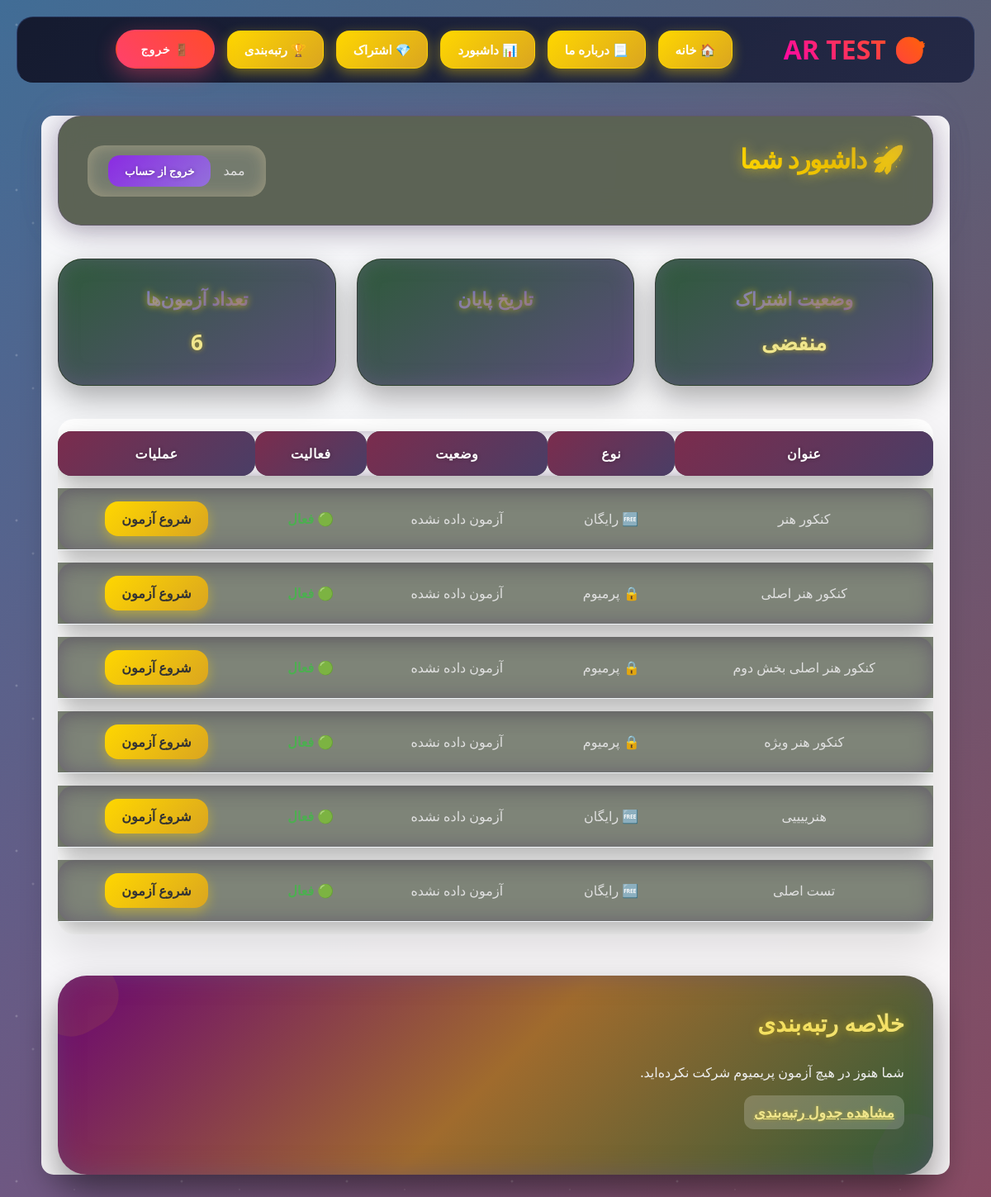
Page /accounts/dashboard/ (signed in) on the committed database.
### accounts/models.py (models this page shows, shortened)
class Subscription(models.Model):
    STATUS_CHOICES = [  # اضافه: choices برای status
        ('ندارد', 'ندارد'),
        ('فعال', 'فعال'),
        ('منقضی', 'منقضی'),
    ]
    user = models.OneToOneField(User, on_delete=models.CASCADE, related_name='subscription')  # تغییر کوچک: related_name اضافه برای دسترسی آسان (user.subscription)
    plan = models.ForeignKey(Plan, on_delete=models.SET_NULL, null=True, blank=True, verbose_name="پلن خریداری شده")
    is_active = models.BooleanField(default=False, verbose_name="فعال است؟")
    start_date = models.DateTimeField(null=True, blank=True, verbose_name="تاریخ شروع")
    end_date = models.DateTimeField(null=True, blank=True, verbose_name="تاریخ انقضا")
    authority = models.CharField(max_length=100, blank=True, null=True, verbose_name="شناسه Authority زرین‌پال")
    ref_id = models.CharField(max_length=100, blank=True, null=True, verbose_name="شناسه پیگیری زرین‌پال (Ref ID)")
    status = models.CharField(max_length=10, choices=STATUS_CHOICES, default='ندارد', verbose_name="وضعیت اشتراک")
    def check_status(self):
            now = timezone.now()
            status_changed = False
            if self.end_date and now > self.end_date:
                if self.status != 'منقضی':
                    self.is_active = False
                    self.status = 'منقضی'
                    status_changed = True
            elif self.end_date and now <= self.end_date:
                if self.status != 'فعال':
                    self.is_active = True
                    self.status = 'فعال'
                    status_changed = True
            else: # No end_date or not set yet
                if self.status != 'ندارد':
                    self.is_active = False
                    self.status = 'ندارد'
                    status_changed = True
            return status_changed
    class Meta:
        verbose_name = "اشتراک کاربر"
        verbose_name_plural = "اشتراک‌های کاربران"

### quizzes/models.py (models this page shows, shortened)
class Quiz(models.Model):
    title = models.CharField(max_length=200, verbose_name="عنوان آزمون")
    description = models.TextField(verbose_name="توضیحات آزمون", blank=True, null=True)
    is_premium = models.BooleanField(default=False, verbose_name="آزمون ویژه است؟")
    duration_minutes = models.PositiveIntegerField(default=30)
    is_active = models.BooleanField(default=True, verbose_name="آزمون فعال باشد؟")
    created_at = models.DateTimeField(default=timezone.now, verbose_name="تاریخ ایجاد")
    class Meta:
        verbose_name = "آزمون"
        verbose_name_plural = "آزمون‌ها"

### accounts/views.py (the view, shortened to what this page needs)
# urls.py: path('dashboard/', dashboard_view, name='dashboard'),
@login_required
def dashboard_view(request):
    welcome_message = None
    subscription = getattr(request.user, 'subscription', None)
    subscription_status = "اشتراک ندارید"
    subscription_end = None
    if subscription:
        subscription.check_status()
        subscription_status = subscription.status if hasattr(subscription, 'status') else "-"
        if hasattr(subscription, 'end_date') and subscription.end_date:
            subscription_end = subscription.end_date
        else:
            subscription_end = None
    user_rank_data = get_user_rank(request.user)
    quizzes = Quiz.objects.prefetch_related('questions').select_related()
    attempts = {a.quiz_id: a for a in QuizAttempt.objects.filter(user=request.user, is_completed=True)}
    quiz_results = []
    for quiz in quizzes:
        attempt = attempts.get(quiz.id)
        total = quiz.questions.count()
        correct = attempt.answers.filter(selected_choice__is_correct=True).count() if attempt else 0
        percent = round((correct / total * 100), 2) if total else 0
        quiz_results.append({
            'quiz': quiz,
            'correct_answers': correct,
            'total_questions': total,
            'percentage': percent,
            'status': f"{'گذرانده شده' if attempt else 'آزمون داده نشده'}",
            'attempted': bool(attempt),
            'is_active': quiz.is_active
        })
    subscription_end_persian = persian_date(subscription_end)
    return render(request, 'accounts/dashboard.html', {
        'welcome_message': welcome_message,
        'subscription_status': subscription_status,
        'subscription_end': subscription_end,
        'quiz_results': quiz_results,
        'user_rank': user_rank_data,
        'subscription_end_persian': subscription_end_persian,
    })

### accounts/utils.py (called while the page is built, shortened)
def get_user_rank(user):
    leaderboard_data = QuizAttempt.objects.filter(
        is_completed=True,
        quiz__is_premium=True,
        quiz__is_active=True,
    ).values(
        'user_id'
    ).annotate(
        total_score=Sum('score'),
        quizzes_taken=Count('id')
    ).order_by('-total_score')
    rank = 0
    last_score = None
    for entry in leaderboard_data:
        score = entry['total_score']
        if score != last_score:
            rank += 1
        last_score = score
    return None  # 🔥 بدون تغییر

def persian_date(dt):
    if not dt:
        return "-"
    jdate = jdatetime.fromgregorian(datetime=dt)
    return jdate.strftime("%Y/%m/%d")

### accounts/templates/accounts/dashboard.html (shortened to what this page needs)
{% extends 'base.html' %}
{% block content %}
<div class="dashboard-container">
    <div class="dashboard-header">
        <h2> 🚀 داشبورد شما</h2>
        <div class="user-box">
            {{ request.user.username  }}
            <form action="{% url 'accounts:logout' %}" method="post" style="margin:0;">
                <button type="submit" class="logout-btn">خروج از حساب</button>
            </form>
        </div>
    </div>
    <div class="stats">
        <div class="stat-card">
            <h3>وضعیت اشتراک</h3>
            <p>{{ subscription_status }}</p>
        </div>
    <div class="stat-card">
        <h3>تاریخ پایان</h3>
    </div>
        <div class="stat-card">
            <h3>تعداد آزمون‌ها</h3>
            <p>{{ quiz_results|length }}</p>
        </div>
    </div>
<table>
    <tr>
        <th>عنوان</th>
        <th>نوع</th>
        <th>وضعیت</th>
        <th>فعالیت</th>
        <th>عملیات</th>
    </tr>
    {% for result in quiz_results %}
    <tr>
        <td>{{ result.quiz.title }}</td>
        <td>
            {% if result.quiz.is_premium %}
                🔒 پرمیوم
            {% else %}
                🆓 رایگان
            {% endif %}
        </td>
        <td>{{ result.status }}</td>
        <td>
            {% if result.quiz.is_active %}
                <span class="status-active">🟢 فعال</span>
            {% else %}
                <span class="status-inactive">🔴 غیرفعال</span>
            {% endif %}
        </td>
        <td>
            {% if result.quiz.is_premium and result.attempted %}
                <span class="start-quiz-btn disabled-btn">انجام شده</span>
            {% elif not result.quiz.is_active %}
                <span class="start-quiz-btn disabled-btn">غیرفعال</span>
            {% else %}
                <a href="{% url 'quiz_list' %}" class="start-quiz-btn">
                    شروع آزمون
                </a>
            {% endif %}
        </td>
    </tr>
    {% endfor %}
</table>
 {% if user_rank %}
<div class="ranking-summary-card">
    <div class="card-header">
        <i class="fas fa-trophy icon-gradient"></i>
        <h3> رتبه شما در جدول 🏆 </h3>
    </div>
    <div class="card-body">
        <p>
            رتبه شما :
            <span class="user-rank">{{ user_rank.rank }}</span>
        </p>
        <p>مجموع امتیازات:
            <strong class="user-rank">{{ user_rank.total_score|floatformat:2 }}</strong>
        </p>
        <p>میانگین نمره:
            <strong class="user-rank">{{ user_rank.average }}%</strong>
        </p>
        <p>تعداد آزمون‌های شرکت‌کرده:
            <strong class="user-rank">{{ user_rank.quizzes_taken }}</strong>
        </p>
        {% if top_user %}
        <div class="top-contributor">
            <span class="contributor-name">{{ top_user.username }}</span>
            <span class="contributor-score">{{ top_user.total_score }}</span>
        </div>
        {% endif %}
        <a href="{% url 'accounts:leaderboard' %}" class="user-rank">
            مشاهده کل جدول رتبه‌بندی
            <i class="fas fa-arrow-left"></i>
        </a>
    </div>
</div>
{% else %}
<div class="ranking-summary-card">
    <div class="card-header">
        <h3>خلاصه رتبه‌بندی</h3>
    </div>
    <div class="card-body">
        <p>شما هنوز در هیچ آزمون پریمیوم شرکت نکرده‌اید.</p>
        <a href="{% url 'accounts:leaderboard' %}" class="user-rank">
            مشاهده جدول رتبه‌بندی
        </a>
    </div>
</div>
{% endif %}
{% endblock %}

### static/css/about-page.css (style rules this page uses)
body { background: radial-gradient(circle at 20% 80%, rgba(120,119,198,0.3) 0%, transparent 50%), radial-gradient(circle at 80% 20%, rgba(255,119,198,0.3) 0%, transparent 50%), radial-gradient(circle at 40% 40%, rgba(120,219,255,0.3) 0%, transparent 50%), linear-gradient(135deg, #667eea 0%, #764ba2 25%, #f093fb 50%, #f5576c 75%, #4facfe 100%); background-size: 800% 800%, 400% 400%, 600% 600%, 600% 600%; animation: gradientFlow 18s ease infinite; min-height: 100vh; font-family: 'Vazir', -apple-system, BlinkMacSystemFont, sans-serif; overflow-x: hidden; }
body::before { content: ''; position: fixed; top: 0; left: 0; width: 100%; height: 100%; background-image: radial-gradient(1.5px 1.5px at 30px 40px, #fff, transparent), radial-gradient(1px 1px at 80px 70px, rgba(255,255,255,0.8), transparent), radial-gradient(0.8px 0.8px at 120px 30px, #fff, transparent); background-repeat: repeat; background-size: 250px 250px; animation: starsDrift 25s linear infinite; pointer-events: none; z-index: -1; opacity: 0.4; }

### static/css/home-page.css (style rules this page uses)
* { margin: 0; padding: 0; box-sizing: border-box; }
body { font-family: 'Vazir', -apple-system, BlinkMacSystemFont, 'Segoe UI', Roboto, sans-serif; line-height: 1.6; color: #333; overflow-x: hidden; }
body::before { content: ''; position: fixed; top: 0; left: 0; width: 100%; height: 100%; background: linear-gradient(-45deg, #667eea 0%, #764ba2 25%, #f093fb 50%, #f5576c 75%, #4facfe 100%); background-size: 400% 400%; animation: gradientShift 15s ease infinite; z-index: -2; }
body::after { content: ''; position: fixed; top: 0; left: 0; width: 100%; height: 100%; background-image: radial-gradient(2px 2px at 20px 30px, #fff, transparent), radial-gradient(2px 2px at 40px 70px, rgba(255,255,255,0.8), transparent), radial-gradient(1px 1px at 90px 40px, #fff, transparent); background-repeat: repeat; background-size: 200px 200px; animation: starsFloat 20s linear infinite; z-index: -1; opacity: 0.3; }

### static/css/quiz-list.css (style rules this page uses)
:root { --primary-gradient: linear-gradient(135deg, #4f46e5 0%, #7c3aed 50%, #ec4899 100%); --free-gradient: linear-gradient(135deg, #10b981, #059669); --premium-gradient: linear-gradient(135deg, #f59e0b, #d97706); }
* { box-sizing: border-box; }
body { font-family: 'Vazir', Tahoma, sans-serif; direction: rtl; background: #f8fafc; }
.dashboard-container { max-width: 1200px; margin: 20px auto; padding: 20px; background: rgba(255,255,255,0.95); border-radius: 15px; box-shadow: 0 10px 30px rgba(0,0,0,0.1); }
.dashboard-container h2 { text-align: center; color: #2d3748; font-size: 2rem; margin-bottom: 30px; background: var(--primary-gradient); -webkit-background-clip: text; background-clip: text; -webkit-text-fill-color: transparent; }
table { width: 100%; border-collapse: collapse; background: white; border-radius: 12px; overflow: hidden; box-shadow: 0 10px 25px rgba(0,0,0,0.1); margin-bottom: 20px; }
th { padding: 15px; color: white; font-weight: 600; text-align: center; font-size: 1rem; }
tbody tr { transition: background 0.2s ease; }
td { padding: 15px; text-align: center; border-bottom: 1px solid #f1f5f9; }
.start-quiz-btn { padding: 10px 20px; border: none; border-radius: 25px; background: var(--primary-gradient); color: white; font-weight: 600; cursor: pointer; text-decoration: none; display: inline-block; transition: all 0.2s ease; }

### static/css/subscribe.css (style rules this page uses)
* { font-family: 'Vazir', 'Segoe UI', Tahoma, sans-serif !important; }

### quizzes/templates/base.html (style rules this page uses)
* { margin: 0; padding: 0; box-sizing: border-box; }
html, body { height: 100%; overflow-x: hidden; scroll-behavior: smooth; }
body { font-family: 'Vazir', 'Segoe UI', Tahoma, sans-serif; background: linear-gradient(135deg, #667eea 0%, #764ba2 50%, #f093fb 100%); background-attachment: fixed; color: #333; line-height: 1.6; }
h1, h2, h3 { background: linear-gradient(135deg, #667eea, #764ba2); -webkit-background-clip: text; -webkit-text-fill-color: transparent; background-clip: text; margin-bottom: 25px; font-weight: 800; }
table { width: 100%; border-collapse: separate; border-spacing: 0; background: white; border-radius: 20px; overflow: hidden; box-shadow: 0 20px 50px rgba(0,0,0,0.1); }

### rows in the picture
Subscription: status "منقضی"
Quiz: quiz "کنکور هنر", is_premium "🆓 رایگان", status "آزمون داده نشده", is_active "🟢 فعال"
Quiz: quiz "کنکور هنر اصلی", is_premium "🔒 پرمیوم", status "آزمون داده نشده", is_active "🟢 فعال"
Quiz: quiz "کنکور هنر اصلی بخش دوم", is_premium "🔒 پرمیوم", status "آزمون داده نشده", is_active "🟢 فعال"
Quiz: quiz "کنکور هنر ویژه", is_premium "🔒 پرمیوم", status "آزمون داده نشده", is_active "🟢 فعال"
Quiz: quiz "هنرییییی", is_premium "🆓 رایگان", status "آزمون داده نشده", is_active "🟢 فعال"
Quiz: quiz "تست اصلی", is_premium "🆓 رایگان", status "آزمون داده نشده", is_active "🟢 فعال"

### other values in the picture
{{ request.user.username }} "ممد"
{{ quiz_results|length }} "6"
